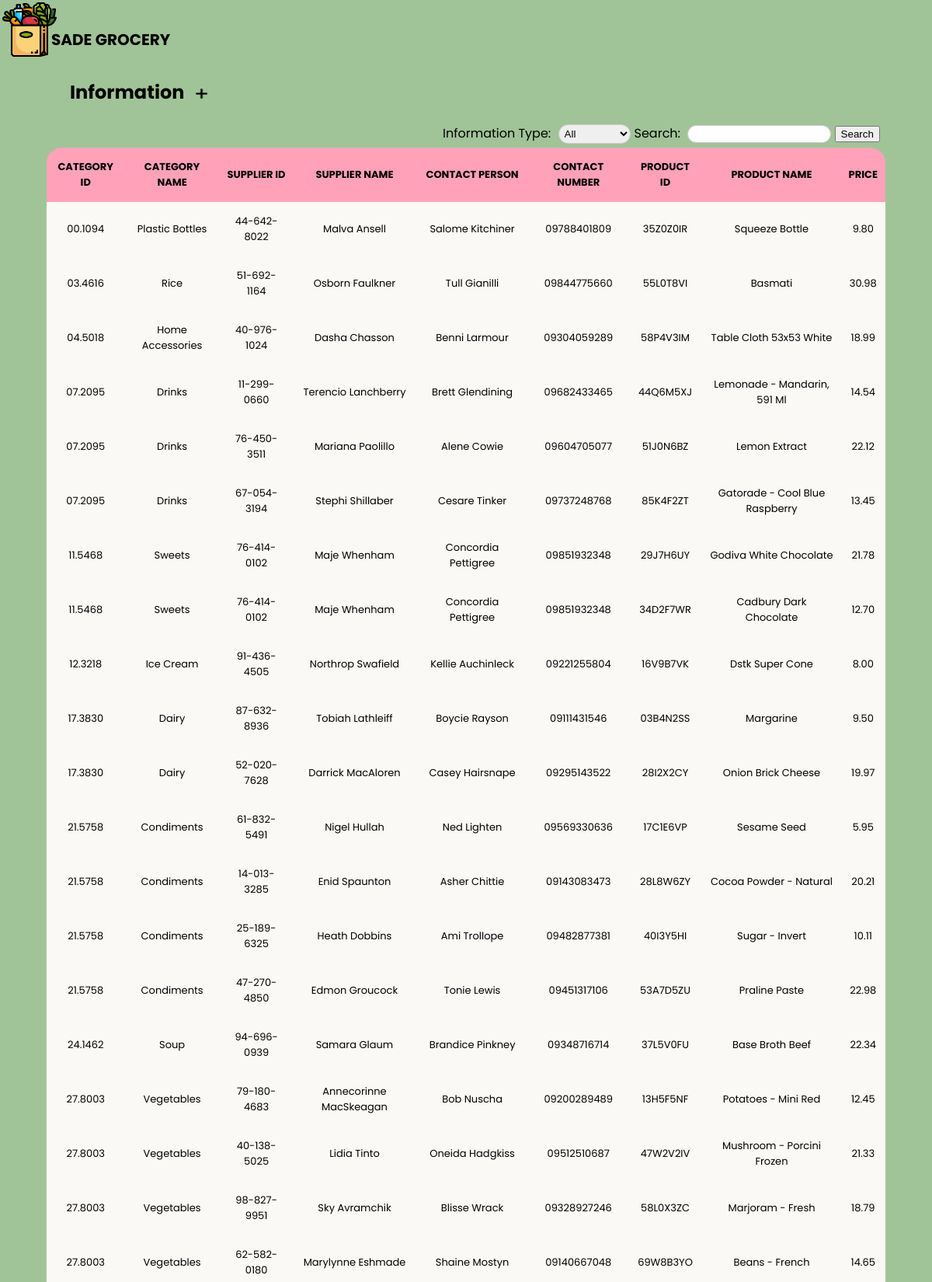
The page /testing.php (upper part) on the database its author committed.
### tables this page shows
CREATE TABLE `products` (
  `product_id` varchar(50) NOT NULL,
  `product_name` varchar(255) DEFAULT NULL,
  `supplier_id` varchar(50) NOT NULL,
  `category_id` varchar(50) NOT NULL,
  `price` decimal(10,2) DEFAULT NULL
);

CREATE TABLE `category` (
  `category_id` varchar(50) NOT NULL,
  `category_name` varchar(255) DEFAULT NULL
);

CREATE TABLE `supplier` (
  `supplier_id` varchar(50) NOT NULL,
  `supplier_name` varchar(255) DEFAULT NULL,
  `contact_person` varchar(255) DEFAULT NULL,
  `contact_number` varchar(50) DEFAULT NULL,
  `password` varchar(255) DEFAULT NULL
);

### testing.php (the view, shortened to what this page needs)
<!DOCTYPE html>
<html lang="en">
<head>
    <link rel="stylesheet" type="text/css" href="style.css">
</head>
<body>
  <div class= "header">
    <p><img src="l2.png" alt="Logo"><a href="home.php">SADE GROCERY</a></p>
  </div>
    <div class="container">
        <h2>Information<a href="add.php">
            <img
                src="add.png"
                alt="Icon"
                width="45"
                height="35"
                class="icon"
            > </a></h2>
        <div class="container_2">
            <div>
                <label for="selection">Information Type:</label>
                <select id="selection">
                    <option value="all" selected>All</option>
                </select>
            </div>
            <div>
                <label for="search_term">Search:</label>
                <input type="text" name="search_term" id="search_term">
                <input type="button" id="search_button" value="Search">
            </div>
        </div>
    </div>
    <div id="all">
        <table id="allTable">
        <tr>
                <th>CATEGORY ID</th>
                <th>CATEGORY NAME</th>
                <th>SUPPLIER ID</th>
                <th>SUPPLIER NAME</th>
                <th>CONTACT PERSON</th>
                <th>CONTACT NUMBER</th>
                <th>PRODUCT ID</th>
                <th>PRODUCT NAME</th>
                <th>PRICE</th>
            </tr>
                <?php
                    $servername = "localhost";
                    $username = "root";
                    $password = "";
                    $dbname = "project";
                    $conn = new mysqli($servername, $username, $password, $dbname);
                    $sql = "SELECT c.category_id, c.category_name, p.supplier_id, s.supplier_name, s.contact_person, s.contact_number,  p.product_id, p.product_name, p.price
                            FROM Category c
                            JOIN Products p ON c.category_id = p.category_id
                            JOIN Supplier s ON p.supplier_id = s.supplier_id";
                    $result = $conn->query($sql);
                    if (mysqli_num_rows($result) > 0) {
                        while ($row = mysqli_fetch_assoc($result)) {
                            echo "<tr>";
                            echo "<td>" . $row["category_id"] . "</td>";
                            echo "<td>" . $row["category_name"] . "</td>";
                            echo "<td>" . $row["supplier_id"] . "</td>";
                            echo "<td>" . $row["supplier_name"] . "</td>";
                            echo "<td>" . $row["contact_person"] . "</td>";
                            echo "<td>" . $row["contact_number"] . "</td>";
                            echo "<td>" . $row["product_id"] . "</td>";
                            echo "<td>" . $row["product_name"] . "</td>";
                            echo "<td>" . $row["price"] . "</td>";
                            echo "</tr>";
                        }
                    } else {
                        echo "<tr><td colspan='5'>No data found</td></tr>";
                    }
                ?>
        </table>
    </div>
</body>
</html>

### style.css (style rules this page uses)
.container { align-items: center; display: flex; padding: 5px; flex-wrap: wrap; }
.container_2 { display: flex; width: fit-content; justify-content: space-between; margin-left: 560px; padding-top: 40px; }
.container h2 { justify-content: center; display: flex; margin-top: 10px; margin-bottom: -17px; align-items: center; margin-left: 10px; }
.container h2 img { height: 13px; width: 15px; position: relative; margin-top: auto; margin-top: -10px; margin-left: -60px; }
.container label { flex: 0 0 100px; margin-right: 0; text-align: right; padding: 5px; border-radius: 15px; }
.container select, .container input[type="text"] { flex: 1; border: 1px solid #ccc; padding: 3px; border-radius: 15px; }
body { background: #a1c398; background-size: 360% 360%; margin: 0; padding: 0; font-family: 'Poppins', sans-serif; }
.header { padding: 3px; display: flex; align-items: flex-start; }
.header p { margin-bottom: 0; margin-top: auto; display: flex; justify-content: center; align-items: center; font-size: 20px; font-weight: bold; text-indent: -10px; }
.header p img { margin-top: auto; margin-bottom: 10px; margin-right: 3px; height: 70px; width: 70px; position: relative; }
.header a { font-style: normal; font-family: 'poppins', sans-serif; color: black; text-decoration: none; margin-top: 15px; }
table { border-collapse: collapse; width: 90%; flex-wrap: wrap; align-items: center; margin: 0 auto; border-radius: 20px; overflow: hidden; padding-bottom: 15px; border-spacing: 0; padding-top: 20px; }
table th, table td { background-color: #FAF9F6; padding: 15px 10px; text-align: center; font-family: 'poppins', sans-serif; font-size: 13px; border-radius: 0; padding-bottom: 15px; }
table th { background-color: #FFA2B9; color: black; font-family: 'poppins', Sans-serif; font-weight: bold; text-transform: uppercase; border-radius: 0; padding-bottom: 15px; }

### testing.php (style rules this page uses)
h2 { text-indent: 75px; }
a { font: 'poppins', bold; }

### rows shown on the page
products: category.category_id "00.1094", category.category_name "Plastic Bottles", supplier "44-642-8022", supplier.supplier_name "Malva Ansell", supplier.contact_person "Salome Kitchiner", supplier.contact_number "09788401809", product "35Z0Z0IR", product_name "Squeeze Bottle", price "9.80"
products: category.category_id "03.4616", category.category_name "Rice", supplier "51-692-1164", supplier.supplier_name "Osborn Faulkner", supplier.contact_person "Tull Gianilli", supplier.contact_number "09844775660", product "55L0T8VI", product_name "Basmati", price "30.98"
products: category.category_id "04.5018", category.category_name "Home Accessories", supplier "40-976-1024", supplier.supplier_name "Dasha Chasson", supplier.contact_person "Benni Larmour", supplier.contact_number "09304059289", product "58P4V3IM", product_name "Table Cloth 53x53 White", price "18.99"
products: category.category_id "07.2095", category.category_name "Drinks", supplier "11-299-0660", supplier.supplier_name "Terencio Lanchberry", supplier.contact_person "Brett Glendining", supplier.contact_number "09682433465", product "44Q6M5XJ", product_name "Lemonade - Mandarin, 591 Ml", price "14.54"
products: category.category_id "07.2095", category.category_name "Drinks", supplier "76-450-3511", supplier.supplier_name "Mariana Paolillo", supplier.contact_person "Alene Cowie", supplier.contact_number "09604705077", product "51J0N6BZ", product_name "Lemon Extract", price "22.12"
products: category.category_id "07.2095", category.category_name "Drinks", supplier "67-054-3194", supplier.supplier_name "Stephi Shillaber", supplier.contact_person "Cesare Tinker", supplier.contact_number "09737248768", product "85K4F2ZT", product_name "Gatorade - Cool Blue Raspberry", price "13.45"
products: category.category_id "11.5468", category.category_name "Sweets", supplier "76-414-0102", supplier.supplier_name "Maje Whenham", supplier.contact_person "Concordia Pettigree", supplier.contact_number "09851932348", product "29J7H6UY", product_name "Godiva White Chocolate", price "21.78"
products: category.category_id "11.5468", category.category_name "Sweets", supplier "76-414-0102", supplier.supplier_name "Maje Whenham", supplier.contact_person "Concordia Pettigree", supplier.contact_number "09851932348", product "34D2F7WR", product_name "Cadbury Dark Chocolate", price "12.70"
products: category.category_id "12.3218", category.category_name "Ice Cream", supplier "91-436-4505", supplier.supplier_name "Northrop Swafield", supplier.contact_person "Kellie Auchinleck", supplier.contact_number "09221255804", product "16V9B7VK", product_name "Dstk Super Cone", price "8.00"
products: category.category_id "17.3830", category.category_name "Dairy", supplier "87-632-8936", supplier.supplier_name "Tobiah Lathleiff", supplier.contact_person "Boycie Rayson", supplier.contact_number "09111431546", product "03B4N2SS", product_name "Margarine", price "9.50"
products: category.category_id "17.3830", category.category_name "Dairy", supplier "52-020-7628", supplier.supplier_name "Darrick MacAloren", supplier.contact_person "Casey Hairsnape", supplier.contact_number "09295143522", product "28I2X2CY", product_name "Onion Brick Cheese", price "19.97"
products: category.category_id "21.5758", category.category_name "Condiments", supplier "61-832-5491", supplier.supplier_name "Nigel Hullah", supplier.contact_person "Ned Lighten", supplier.contact_number "09569330636", product "17C1E6VP", product_name "Sesame Seed", price "5.95"
products: category.category_id "21.5758", category.category_name "Condiments", supplier "14-013-3285", supplier.supplier_name "Enid Spaunton", supplier.contact_person "Asher Chittie", supplier.contact_number "09143083473", product "28L8W6ZY", product_name "Cocoa Powder - Natural", price "20.21"
products: category.category_id "21.5758", category.category_name "Condiments", supplier "25-189-6325", supplier.supplier_name "Heath Dobbins", supplier.contact_person "Ami Trollope", supplier.contact_number "09482877381", product "40I3Y5HI", product_name "Sugar - Invert", price "10.11"
products: category.category_id "21.5758", category.category_name "Condiments", supplier "47-270-4850", supplier.supplier_name "Edmon Groucock", supplier.contact_person "Tonie Lewis", supplier.contact_number "09451317106", product "53A7D5ZU", product_name "Praline Paste", price "22.98"
products: category.category_id "24.1462", category.category_name "Soup", supplier "94-696-0939", supplier.supplier_name "Samara Glaum", supplier.contact_person "Brandice Pinkney", supplier.contact_number "09348716714", product "37L5V0FU", product_name "Base Broth Beef", price "22.34"
products: category.category_id "27.8003", category.category_name "Vegetables", supplier "79-180-4683", supplier.supplier_name "Annecorinne MacSkeagan", supplier.contact_person "Bob Nuscha", supplier.contact_number "09200289489", product "13H5F5NF", product_name "Potatoes - Mini Red", price "12.45"
products: category.category_id "27.8003", category.category_name "Vegetables", supplier "40-138-5025", supplier.supplier_name "Lidia Tinto", supplier.contact_person "Oneida Hadgkiss", supplier.contact_number "09512510687", product "47W2V2IV", product_name "Mushroom - Porcini Frozen", price "21.33"
products: category.category_id "27.8003", category.category_name "Vegetables", supplier "98-827-9951", supplier.supplier_name "Sky Avramchik", supplier.contact_person "Blisse Wrack", supplier.contact_number "09328927246", product "58L0X3ZC", product_name "Marjoram - Fresh", price "18.79"
products: category.category_id "27.8003", category.category_name "Vegetables", supplier "62-582-0180", supplier.supplier_name "Marylynne Eshmade", supplier.contact_person "Shaine Mostyn", supplier.contact_number "09140667048", product "69W8B3YO", product_name "Beans - French", price "14.65"
